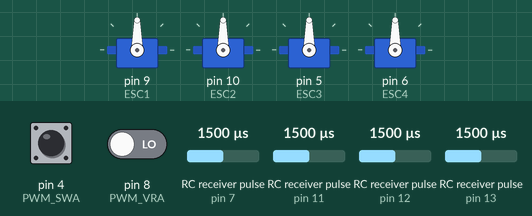
Bench run of a sketch on a simulated Arduino Uno, built with avr-gcc and run on an emulated ATmega328P. Shown: 4 × servo. Wiring (inferred from the names in the program): 4 × RC receiver channel: data pin 7 / data pin 11 / data pin 12 / data pin 13. The test bench sets the inputs (shaded band); at power-on: RC receiver pulse (sensors on pin 11, pin 12, pin 7, pin 13) 1500 µs, pin 4 (PWM_SWA) LOW, pin 8 (PWM_VRA) LOW. What the sketch prints to the serial monitor is not drawn.

Above: at 1.2 s.
1.3 s: RC receiver pulse (sensor on pin 11) set to 1020 µs
At 2.4 s:
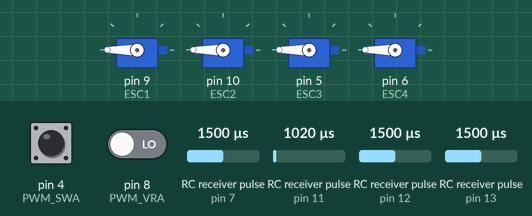
4.3 s: RC receiver pulse (sensor on pin 11) set to 1980 µs
At 4.8 s:
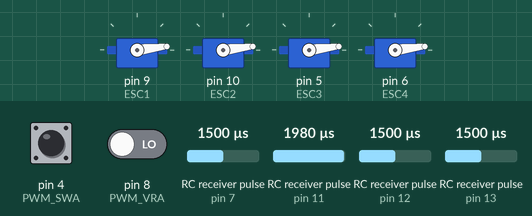
7.3 s: RC receiver pulse (sensor on pin 12) set to 1750 µs
10.3 s: RC receiver pulse (sensor on pin 12) set to 1020 µs
13.3 s: RC receiver pulse (sensor on pin 12) set to 1500 µs
At 17.1 s:
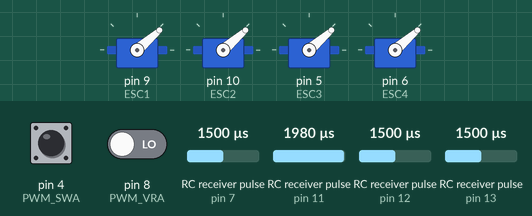
Timing chart, 0 to 17.3 s (numbered marks = the images above; inputs shaded):
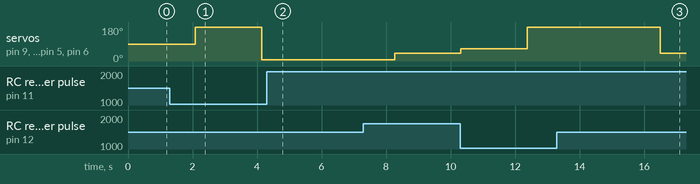

The sketch:

Controller_No_ESCs.ino
```cpp
/* For more info go to www.calpardo.com  */
#include <Servo.h>

int PWM_ROLL = 13; //Define Digital PIN
int PWM_PITCH = 12; //Define Digital PIN
int PWM_THROTTLE = 11; //Define Digital PIN
int PWM_YAW = 7; //Define Digital PIN
int PWM_SWA = 4; //Define Digital PIN
int PWM_VRA = 8; //Define Digital PIN

Servo ESC1;     // create servo object to control the ESC
Servo ESC2;
Servo ESC3;
Servo ESC4;

void setup() {
  ESC1.attach(9,0,1000);
  ESC2.attach(10,0,1000);//**
  ESC3.attach(5,0,1000);//**
  ESC4.attach(6,0,1000);
  pinMode(PWM_ROLL, INPUT);
  pinMode(PWM_PITCH, INPUT);
  pinMode(PWM_THROTTLE, INPUT);
  pinMode(PWM_YAW, INPUT);
  pinMode(PWM_SWA, INPUT);
  pinMode(PWM_VRA, INPUT);
  Serial.begin(115200);
}

void loop() {
  int roll = pulseIn(PWM_ROLL, HIGH); //Read PWM Pulse
  int pitch = pulseIn(PWM_PITCH, HIGH); //Read PWM Pulse
  int throttle = pulseIn(PWM_THROTTLE, HIGH); //Read PWM Pulse
  int yaw = pulseIn(PWM_YAW, HIGH); //Read PWM Pulse
  int swA = pulseIn(PWM_SWA, HIGH); //Read PWM Pulse
  int vrA = pulseIn(PWM_VRA, HIGH); //Read PWM Pulse

  Serial.print(" PWM CH1 Roll: ");
  Serial.print(roll-1500);
  Serial.print(" PWM CH2 Pitch: ");
  Serial.print(pitch-1500);
  Serial.print(" PWM CH3 Throttle: ");
  Serial.println(throttle-1014);
  Serial.print(" PWM CH1 Yaw: ");
  Serial.print(yaw-1495);
  //Serial.print(" PWM CH2 swA: ");
  //Serial.print(swA-995);
  //Serial.print(" PWM CH3 vrA: ");
  //Serial.println(vrA-995);
  if(throttle-1014 >0)
  {
    ESC1.write(throttle-1014);
    ESC2.write(throttle-1014);
    ESC3.write(throttle-1014);
    ESC4.write(throttle-1014);
    if(throttle-1014 >600)
    {
      ESC1.write(throttle-1014+pitch-1500);
      ESC2.write(throttle-1014+pitch-1500);
      ESC3.write(throttle-1014+pitch-1500);
      ESC4.write(throttle-1014+pitch-1500);
    }
  }

}
```

Measured:
- after the input at 4.3 s, every drawn part: stays the same
- after the input at 13.3 s, servo on pin 9 (ESC1), servo on pin 10 (ESC2), servo on pin 5 (ESC3), servo on pin 6 (ESC4): 180° → 41° after 3.2 s
